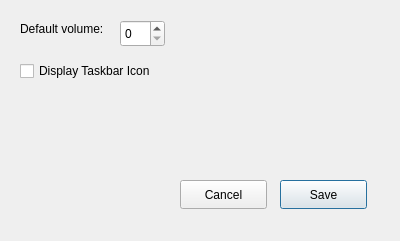
<?xml version="1.0" encoding="UTF-8"?>
<ui version="4.0">
 <class>SettingsDialog</class>
 <widget class="QDialog" name="SettingsDialog">
  <property name="geometry">
   <rect>
    <x>0</x>
    <y>0</y>
    <width>400</width>
    <height>241</height>
   </rect>
  </property>
  <property name="windowTitle">
   <string>Settings</string>
  </property>
  <widget class="QPushButton" name="saveButton">
   <property name="geometry">
    <rect>
     <x>280</x>
     <y>180</y>
     <width>87</width>
     <height>29</height>
    </rect>
   </property>
   <property name="text">
    <string>Save</string>
   </property>
  </widget>
  <widget class="QLabel" name="label">
   <property name="geometry">
    <rect>
     <x>20</x>
     <y>20</y>
     <width>101</width>
     <height>17</height>
    </rect>
   </property>
   <property name="text">
    <string>Default volume:</string>
   </property>
  </widget>
  <widget class="QSpinBox" name="volumeSpinner">
   <property name="geometry">
    <rect>
     <x>120</x>
     <y>20</y>
     <width>45</width>
     <height>27</height>
    </rect>
   </property>
   <property name="maximum">
    <number>100</number>
   </property>
  </widget>
  <widget class="QCheckBox" name="taskbarIcon">
   <property name="geometry">
    <rect>
     <x>20</x>
     <y>60</y>
     <width>151</width>
     <height>22</height>
    </rect>
   </property>
   <property name="text">
    <string>Display Taskbar Icon</string>
   </property>
  </widget>
  <widget class="QPushButton" name="cancelButton">
   <property name="geometry">
    <rect>
     <x>180</x>
     <y>180</y>
     <width>87</width>
     <height>29</height>
    </rect>
   </property>
   <property name="text">
    <string>Cancel</string>
   </property>
  </widget>
 </widget>
 <resources/>
 <connections/>
</ui>
